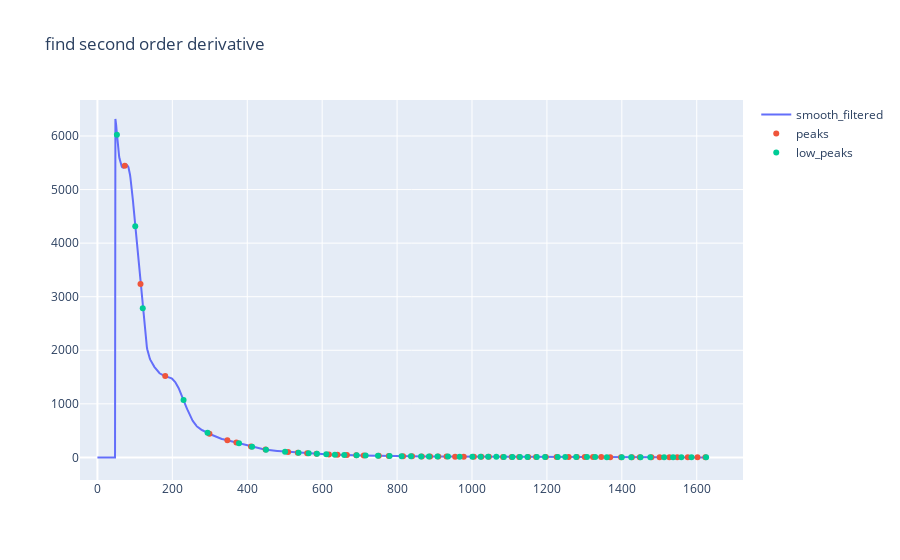

The notebook cell this image was saved under:
### Code cell
x = np.gradient(azavg2, 0.1)
peaks, _ = find_peaks(x, distance=20)
low_peaks, _ = find_peaks(-x, distance=20)

peaks = peaks[azavg2[peaks]!=0]
low_peaks = low_peaks[azavg2[low_peaks]!=0]

rows, cols= 1,1
fig = make_subplots(rows,cols)
fig.add_trace(
    go.Scatter(x=np.arange(0,len(azavg)),y=azavg2, name="smooth_filtered")  # marker={'size':10}
)
fig.add_trace(
    go.Scatter(x=peaks,y=azavg2[peaks], name="peaks", mode="markers"),
)
fig.add_trace(
    go.Scatter(x=low_peaks, y=azavg2[low_peaks], name="low_peaks", mode="markers")  # marker={'size':10}
)
fig.update_layout(
    title_text="find second order derivative",
    hovermode='x',
#     template="plotly_dark"
)
plt.plot(np.arange(0,len(azavg2)),azavg2)

### Figure 1 — Plotly figure (JSON) as saved in the notebook; plotly's stock layout.template omitted (floating-point values rounded to 4 significant figures; data arrays with more than 128 entries replaced by an {"elided": "..."} marker saying what was removed)
{"data": [{"name": "smooth_filtered", "type": "scatter", "x": {"elided": "1631 int values"}, "y": {"elided": "1631 float values"}}, {"mode": "markers", "name": "peaks", "type": "scatter", "x": [73, 115, 181, 299, 347, 371, 410, 449, 509, 535, 560, 585, 618, 641, 666, 691, 711, 751, 778, 816, 840, 866, 888, 910, 932, 955, 978, 1005, 1025, 1045, 1083, 1106, 1126, 1150, 1171, 1197, 1226, 1258, 1280, 1301, 1323, 1345, 1369, 1398, 1427, 1448, 1479, 1501, 1527, 1548, 1576, 1602, 1623], "y": [5444.0, 3238.0, 1519.0, 441.1, 321.1, 280.2, 204.3, 145.3, 101.7, 88.6, 76.91, 66.69, 54.61, 48.07, 42.64, 38.37, 35.32, 29.72, 26.39, 22.3, 20.32, 18.58, 17.32, 16.1, 14.91, 13.7, 12.53, 11.49, 10.81, 10.32, 9.295, 8.652, 8.216, 7.694, 7.314, 6.769, 6.376, 5.958, 5.706, 5.447, 5.183, 5.036, 4.71, 4.413, 4.205, 4.224, 3.81, 3.797, 3.43, 3.261, 3.037, 3.105, 3.385]}, {"mode": "markers", "name": "low_peaks", "type": "scatter", "x": [52, 101, 121, 230, 294, 378, 413, 450, 501, 537, 564, 586, 611, 634, 659, 692, 716, 749, 780, 812, 837, 864, 885, 908, 936, 967, 1001, 1023, 1043, 1065, 1085, 1108, 1128, 1148, 1173, 1195, 1229, 1249, 1278, 1307, 1329, 1360, 1400, 1425, 1450, 1476, 1513, 1537, 1559, 1586, 1625], "y": [6026.0, 4316.0, 2784.0, 1072.0, 458.0, 265.5, 199.2, 144.1, 105.9, 87.39, 75.3, 66.3, 56.93, 49.94, 43.98, 38.21, 34.6, 29.97, 26.1, 22.66, 20.53, 18.71, 17.47, 16.22, 14.67, 13.06, 11.64, 10.88, 10.35, 9.812, 9.231, 8.635, 8.189, 7.779, 7.242, 6.822, 6.393, 6.142, 5.78, 5.345, 5.224, 4.862, 4.512, 4.307, 4.156, 3.832, 3.539, 3.55, 3.179, 3.044, 2.7]}], "layout": {"hovermode": "x", "title": {"text": "find second order derivative"}, "xaxis": {"anchor": "y", "domain": [0, 1]}, "yaxis": {"anchor": "x", "domain": [0, 1]}}}
